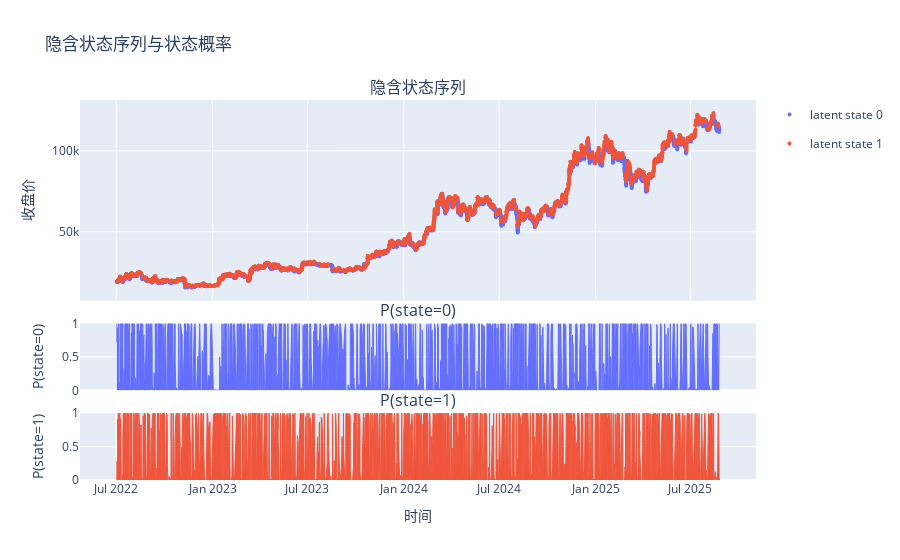

The notebook cell this image was saved under:
### Code cell
labeler_L6 = GMMLabeler(merged_bar, 6)
labeler_L6.plot_label_on_candles()

### Figure 1 — Plotly figure (JSON) as saved in the notebook; plotly's stock layout.template omitted (floating-point values rounded to 4 significant figures; data arrays with more than 128 entries replaced by an {"elided": "..."} marker saying what was removed)
{"data": [{"legendgroup": "state_0", "marker": {"color": "#636EFA", "size": 4}, "mode": "markers", "name": "latent state 0", "showlegend": true, "x": {"elided": "2677 str values"}, "y": {"elided": "2677 float values"}, "type": "scatter", "xaxis": "x", "yaxis": "y"}, {"legendgroup": "state_1", "marker": {"color": "#EF553B", "size": 4}, "mode": "markers", "name": "latent state 1", "showlegend": true, "x": {"elided": "3106 str values"}, "y": {"elided": "3106 float values"}, "type": "scatter", "xaxis": "x", "yaxis": "y"}, {"fill": "tozeroy", "fillcolor": "#636EFA", "legendgroup": "state_0", "line": {"color": "#636EFA", "width": 1}, "mode": "lines", "name": "P(state=0)", "opacity": 0.7, "showlegend": false, "x": {"elided": "5783 str values"}, "y": {"elided": "5783 float values"}, "type": "scatter", "xaxis": "x2", "yaxis": "y2"}, {"fill": "tozeroy", "fillcolor": "#EF553B", "legendgroup": "state_1", "line": {"color": "#EF553B", "width": 1}, "mode": "lines", "name": "P(state=1)", "opacity": 0.7, "showlegend": false, "x": {"elided": "5783 str values"}, "y": {"elided": "5783 float values"}, "type": "scatter", "xaxis": "x3", "yaxis": "y3"}], "layout": {"xaxis": {"anchor": "y", "domain": [0.0, 1.0], "matches": "x3", "showticklabels": false}, "yaxis": {"anchor": "x", "domain": [0.472, 1.0], "title": {"text": "收盘价"}}, "xaxis2": {"anchor": "y2", "domain": [0.0, 1.0], "matches": "x3", "showticklabels": false}, "yaxis2": {"anchor": "x2", "domain": [0.236, 0.412], "title": {"text": "P(state=0)"}, "range": [0, 1]}, "xaxis3": {"anchor": "y3", "domain": [0.0, 1.0], "title": {"text": "时间"}}, "yaxis3": {"anchor": "x3", "domain": [0.0, 0.176], "title": {"text": "P(state=1)"}, "range": [0, 1]}, "annotations": [{"font": {"size": 16}, "showarrow": false, "text": "隐含状态序列", "x": 0.5, "xanchor": "center", "xref": "paper", "y": 1.0, "yanchor": "bottom", "yref": "paper"}, {"font": {"size": 16}, "showarrow": false, "text": "P(state=0)", "x": 0.5, "xanchor": "center", "xref": "paper", "y": 0.412, "yanchor": "bottom", "yref": "paper"}, {"font": {"size": 16}, "showarrow": false, "text": "P(state=1)", "x": 0.5, "xanchor": "center", "xref": "paper", "y": 0.176, "yanchor": "bottom", "yref": "paper"}], "title": {"text": "隐含状态序列与状态概率"}, "showlegend": true, "hovermode": "x unified"}}
